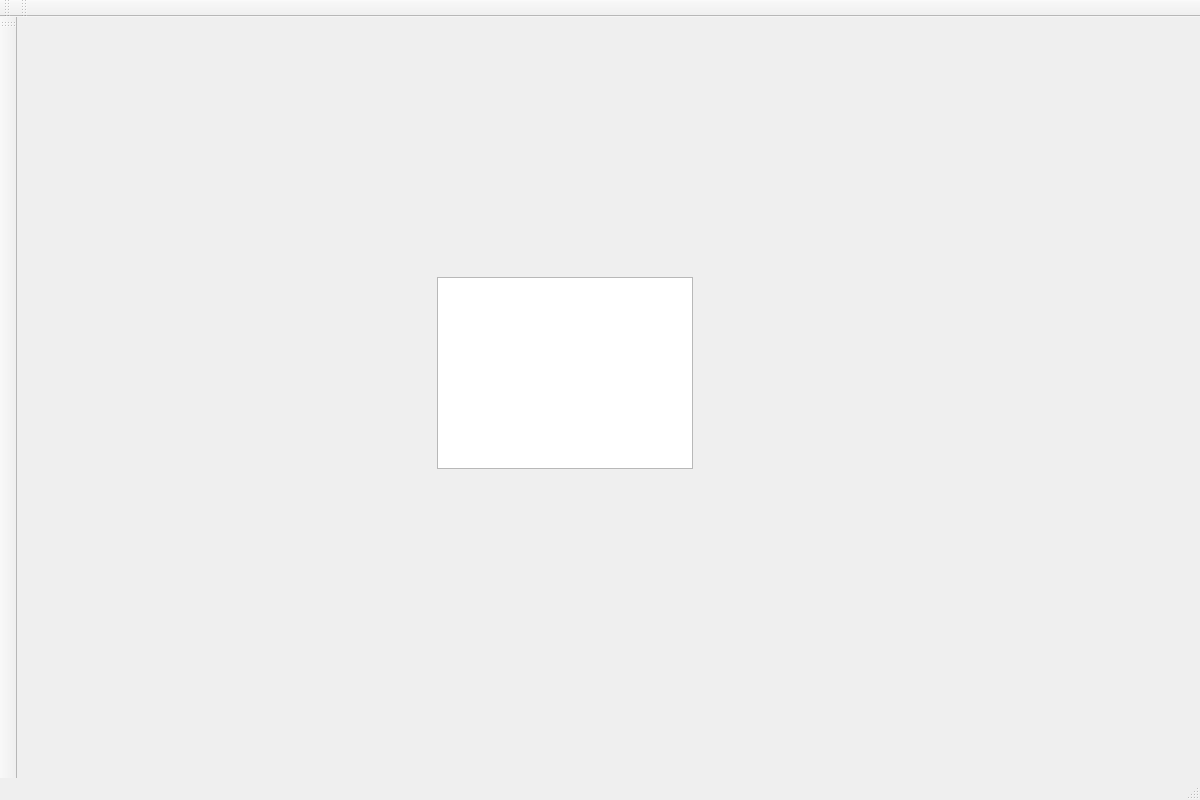
<?xml version="1.0" encoding="UTF-8"?>
<ui version="4.0">
 <class>mainWindow</class>
 <widget class="QMainWindow" name="mainWindow">
  <property name="geometry">
   <rect>
    <x>0</x>
    <y>0</y>
    <width>1200</width>
    <height>800</height>
   </rect>
  </property>
  <property name="windowTitle">
   <string>我的绘图板</string>
  </property>
  <widget class="QWidget" name="centralwidget">
   <widget class="BoardGraphicsView" name="gvBoard">
    <property name="geometry">
     <rect>
      <x>420</x>
      <y>260</y>
      <width>256</width>
      <height>192</height>
     </rect>
    </property>
   </widget>
  </widget>
  <widget class="QStatusBar" name="statusbar"/>
  <widget class="QToolBar" name="tbrFile">
   <property name="windowTitle">
    <string>toolBar</string>
   </property>
   <attribute name="toolBarArea">
    <enum>TopToolBarArea</enum>
   </attribute>
   <attribute name="toolBarBreak">
    <bool>false</bool>
   </attribute>
  </widget>
  <widget class="QToolBar" name="tbrStyle">
   <property name="windowTitle">
    <string>toolBar</string>
   </property>
   <attribute name="toolBarArea">
    <enum>TopToolBarArea</enum>
   </attribute>
   <attribute name="toolBarBreak">
    <bool>false</bool>
   </attribute>
  </widget>
  <widget class="QToolBar" name="tbrShape">
   <property name="windowTitle">
    <string>toolBar</string>
   </property>
   <attribute name="toolBarArea">
    <enum>LeftToolBarArea</enum>
   </attribute>
   <attribute name="toolBarBreak">
    <bool>false</bool>
   </attribute>
  </widget>
 </widget>
 <customwidgets>
  <customwidget>
   <class>BoardGraphicsView</class>
   <extends>QGraphicsView</extends>
   <header location="global">BoardGraphicsView.h</header>
  </customwidget>
 </customwidgets>
 <resources/>
 <connections/>
</ui>
